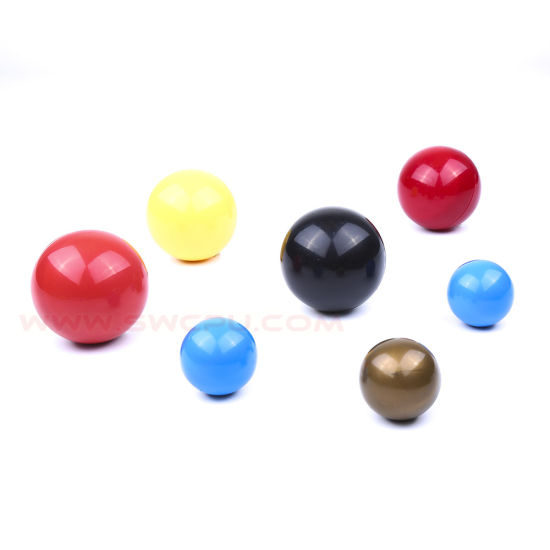
#> input picture data/Colored-ball.jpg, 550 x 550 px, found by its file name
$ python morphological-transformations.py
#> lines starting #> are read from the running program, lines starting #| are printed output that depends on the picture; after the words box and inside, x2 and y2 are one past the last pixel; in counts of white or black regions, pixels touching at a corner belong together
import cv2 as cv
import numpy as np
from matplotlib import pyplot as plt

img = cv.imread('data/Colored-ball.jpg', cv.IMREAD_GRAYSCALE)
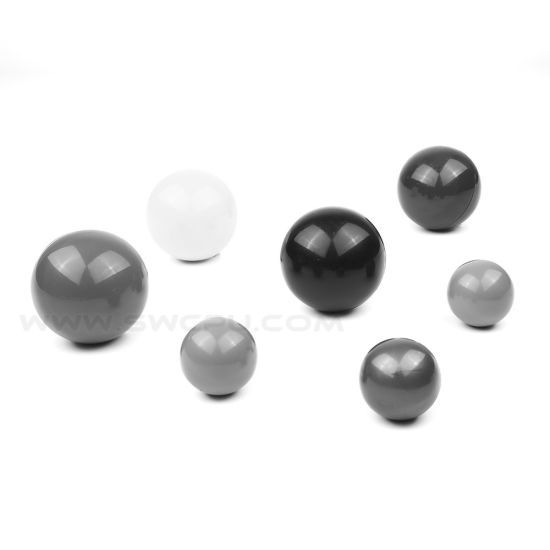
#> img: shape (550, 550); min 21, max 255, mean 235.9
_, mask = cv.threshold(img, 220, 255, cv.THRESH_BINARY_INV) # covert image to binary
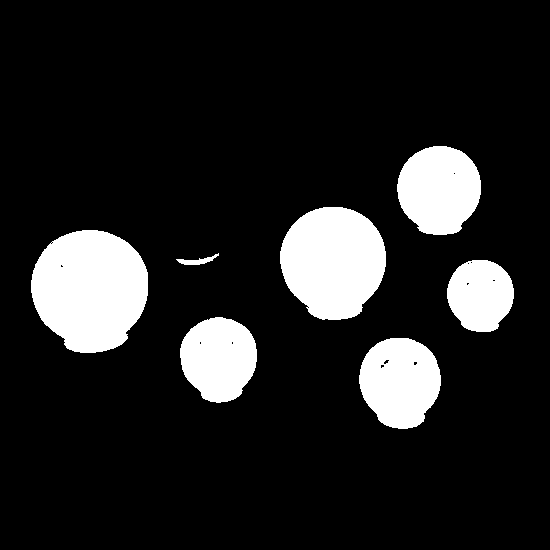
#> mask: shape (550, 550); 13.5% white; 7 white regions, largest, box (x1, y1, x2, y2) and area: (31, 230, 148, 353) 11148, (280, 207, 386, 320) 9257, (397, 146, 481, 235) 5815

# dilation-> add pixels to the boundaries of objects in an image
kernel = np.ones((2, 2), np.uint8)                  # kernel-> matrix of ones
dilation = cv.dilate(mask, kernel, iterations=3)    # iterations-> how many times to apply dilation
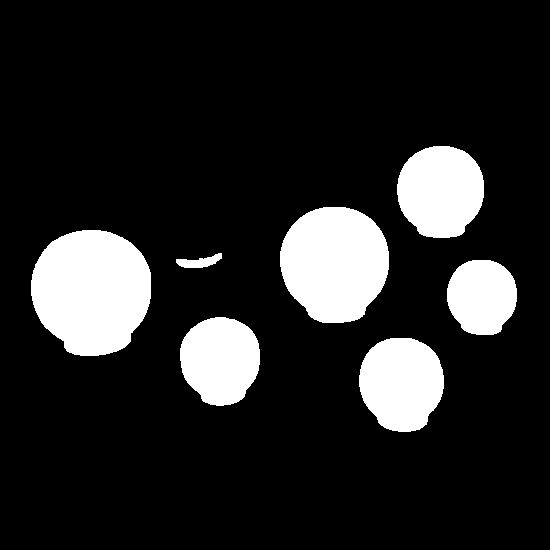
#> dilation: shape (550, 550); 14.7% white; 7 white regions, largest, box (x1, y1, x2, y2) and area: (31, 230, 151, 356) 11890, (280, 207, 389, 323) 9933, (397, 146, 484, 238) 6349

# erosion-> remove pixels at the boundaries of objects in an image
erosion = cv.erode(mask, kernel, iterations=3)
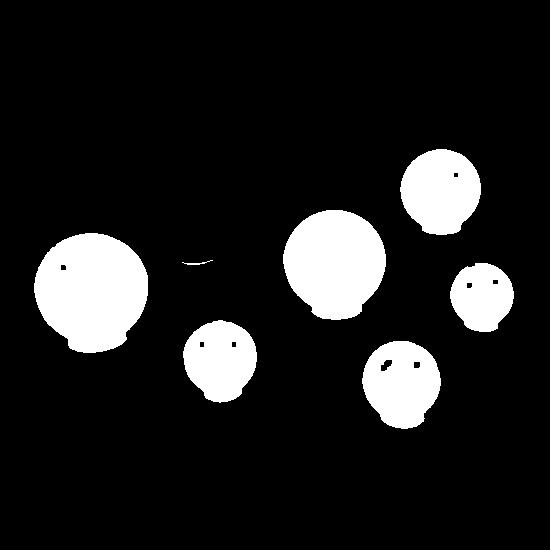
#> erosion: shape (550, 550); 12.3% white; 7 white regions, largest, box (x1, y1, x2, y2) and area: (34, 233, 148, 353) 10402, (283, 210, 386, 320) 8599, (400, 149, 481, 235) 5285

# opening-> erosion followed by dilation
opening = cv.morphologyEx(mask, cv.MORPH_OPEN, kernel)
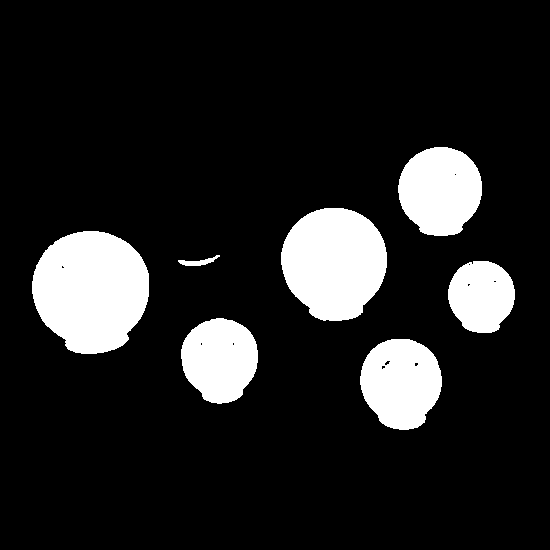
#> opening: shape (550, 550); 13.5% white; 7 white regions, largest, box (x1, y1, x2, y2) and area: (32, 231, 149, 354) 11144, (281, 208, 387, 321) 9253, (398, 147, 482, 236) 5814

# closing-> dilation followed by erosion
closing = cv.morphologyEx(mask, cv.MORPH_CLOSE, kernel)
#> closing: shape (550, 550); 13.5% white; 7 white regions, largest, box (x1, y1, x2, y2) and area: (32, 231, 149, 354) 11156, (281, 208, 387, 321) 9259, (398, 147, 482, 236) 5817

# gradient-> difference between dilation and erosion of an image
gradient = cv.morphologyEx(mask, cv.MORPH_GRADIENT, kernel)
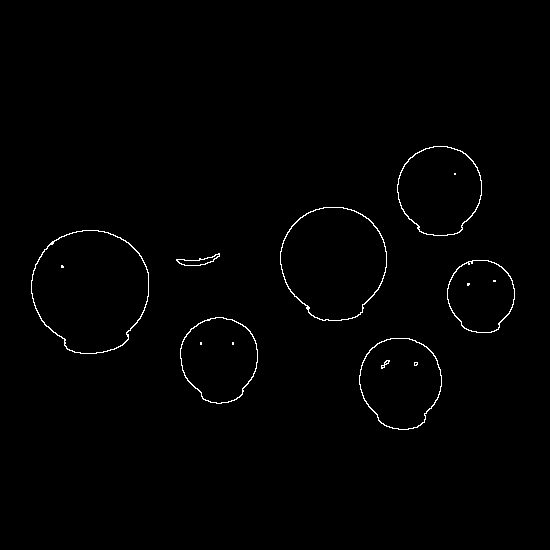
#> gradient: shape (550, 550); 0.81% white in thin lines or dots, all inside (x1, y1, x2, y2) = (31, 146, 515, 430)

# tophat-> difference between input image and opening of the image
tophat = cv.morphologyEx(mask, cv.MORPH_TOPHAT, kernel)
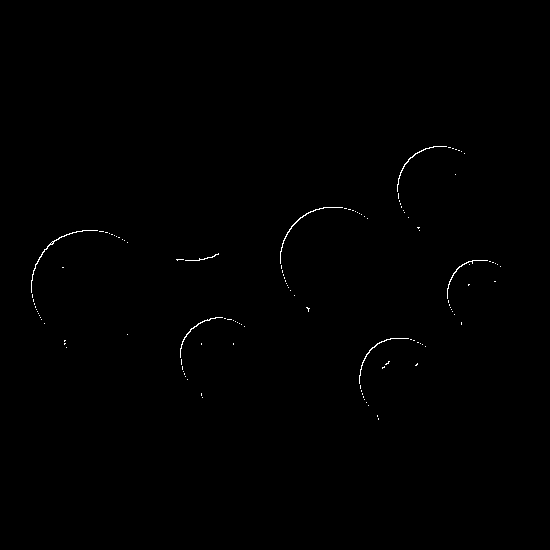
#> tophat: shape (550, 550); 0.29% white in thin lines or dots, all inside (x1, y1, x2, y2) = (31, 146, 501, 420)

titles = ['image', 'mask', 'dilation', 'erosion', 'opening', 'closing', 'gradient', 'tophat']
images = [img, mask, dilation, erosion, opening, closing, gradient, tophat]

for i in range(len(titles)):
    plt.subplot(1, len(titles), i+1)
    plt.imshow(images[i], 'gray')
    plt.title(titles[i])
    plt.xticks([]), plt.yticks([])

plt.show()

$ run again, with data/Chess.jpg copied over data/Colored-ball.jpg
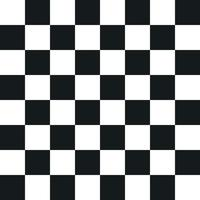
#> input picture data/Chess.jpg, 200 x 200 px, found by its file name
#> `_, mask = cv.threshold(img, 220, 255, cv.THRESH_BINARY_INV)`:
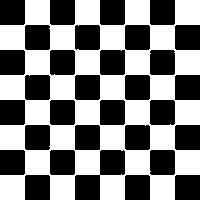
#> mask: shape (200, 200); 50.3% white; 31 black regions, largest, box (x1, y1, x2, y2) and area: (75, 150, 125, 200) 1243, (0, 0, 25, 25) 624, (175, 75, 200, 100) 624
#> dilation: shape (200, 200); 60.3% white; 32 black regions, largest, box (x1, y1, x2, y2) and area: (0, 0, 25, 25) 624, (0, 103, 25, 125) 549, (53, 0, 75, 25) 548
#> erosion: shape (200, 200); 40% white; 32 white regions, largest, box (x1, y1, x2, y2) and area: (28, 0, 50, 25) 550, (78, 0, 100, 25) 550, (128, 0, 150, 25) 550
#> opening: shape (200, 200); 50.2% white; 24 black regions, largest, box (x1, y1, x2, y2) and area: (51, 101, 126, 200) 3088, (76, 26, 151, 101) 1867, (0, 76, 51, 126) 1271
#> closing: shape (200, 200); 50.3% white; 31 black regions, largest, box (x1, y1, x2, y2) and area: (76, 151, 126, 200) 1217, (0, 0, 26, 26) 675, (0, 101, 26, 126) 649
#> gradient: shape (200, 200); 7.1% white in thin lines or dots
#> `tophat = cv.morphologyEx(mask, cv.MORPH_TOPHAT, kernel)`:
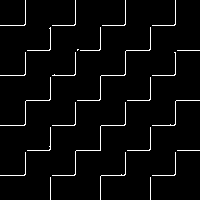
#> tophat: shape (200, 200); 3.4% white in thin lines or dots
